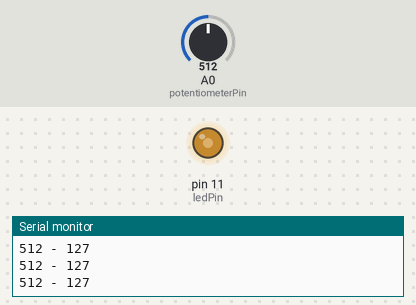
A sketch run on a simulated Arduino Uno, built with avr-gcc and run on an emulated ATmega328P. Parts: output pins drawn as LEDs (lit = HIGH), the last lines printed to the serial monitor. The inputs (shaded band) are chosen by the test bench; at power-on: A0 (potentiometerPin) = 512.

Above: at 1.2 s.
1.3 s: A0 (potentiometerPin) set to 992
At 2.1 s:
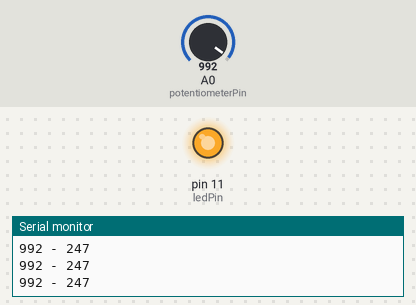
2.8 s: A0 (potentiometerPin) set to 1014
At 3.2 s:
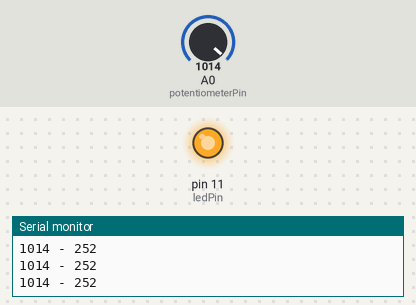
4.3 s: A0 (potentiometerPin) set to 716
At 5.4 s:
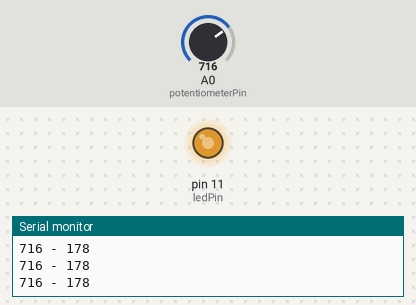
5.8 s: A0 (potentiometerPin) set to 411
At 6.9 s:
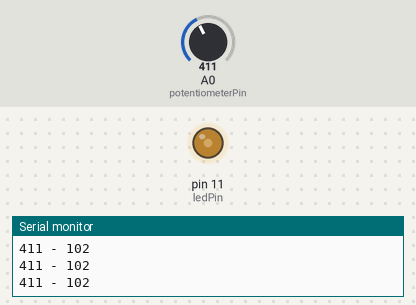
8.8 s: A0 (potentiometerPin) set to 394
At 9.1 s:
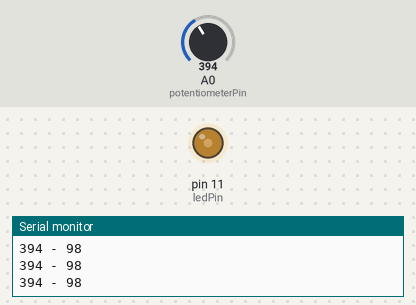
10.3 s: A0 (potentiometerPin) set to 122
At 11.4 s:
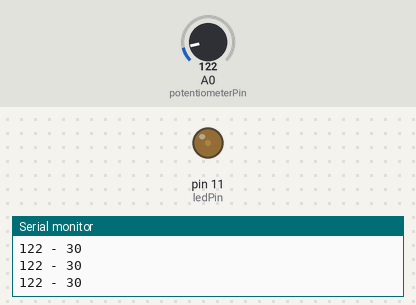
Timing chart, 0 to 12.8 s (numbered marks = the images above; inputs shaded):
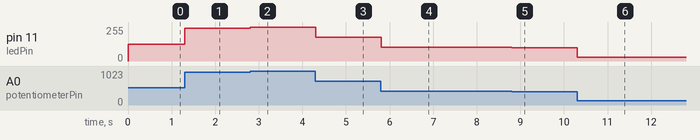

Measured:
- after the input at 1.3 s, pin 11 (ledPin): 127/255 → 247/255 at once
- after the input at 2.8 s, pin 11 (ledPin): 247/255 → 252/255 at once
- after the input at 4.3 s, pin 11 (ledPin): 252/255 → 178/255 at once
- after the input at 5.8 s, pin 11 (ledPin): 178/255 → 102/255 at once
- after the input at 8.8 s, pin 11 (ledPin): 102/255 → 98/255 at once
- after the input at 10.3 s, pin 11 (ledPin): 98/255 → 30/255 at once

The sketch:

Membrane-Potentiometer.ino
```cpp
int potentiometerPin = 0;
int ledPin = 11;
int potentiometerVal = 0;

void setup()
{
  Serial.begin(9600);          //  setup serial
}

void loop()
{
  potentiometerVal = analogRead(potentiometerPin);

 //I use the map function because PWM pins can only accept
 //values from 0 to 255. Analog pins can output values from
 //0 to 1023. With the map function, the range 0-1023 is
 //converted to appropriate values from 0 to 255.
 int mappedVal = map(potentiometerVal,0,1023,0,255);
 Serial.print(potentiometerVal);
 Serial.print(" - ");
 Serial.println(mappedVal);
 analogWrite(ledPin,mappedVal);
 delay(10);
}
```
